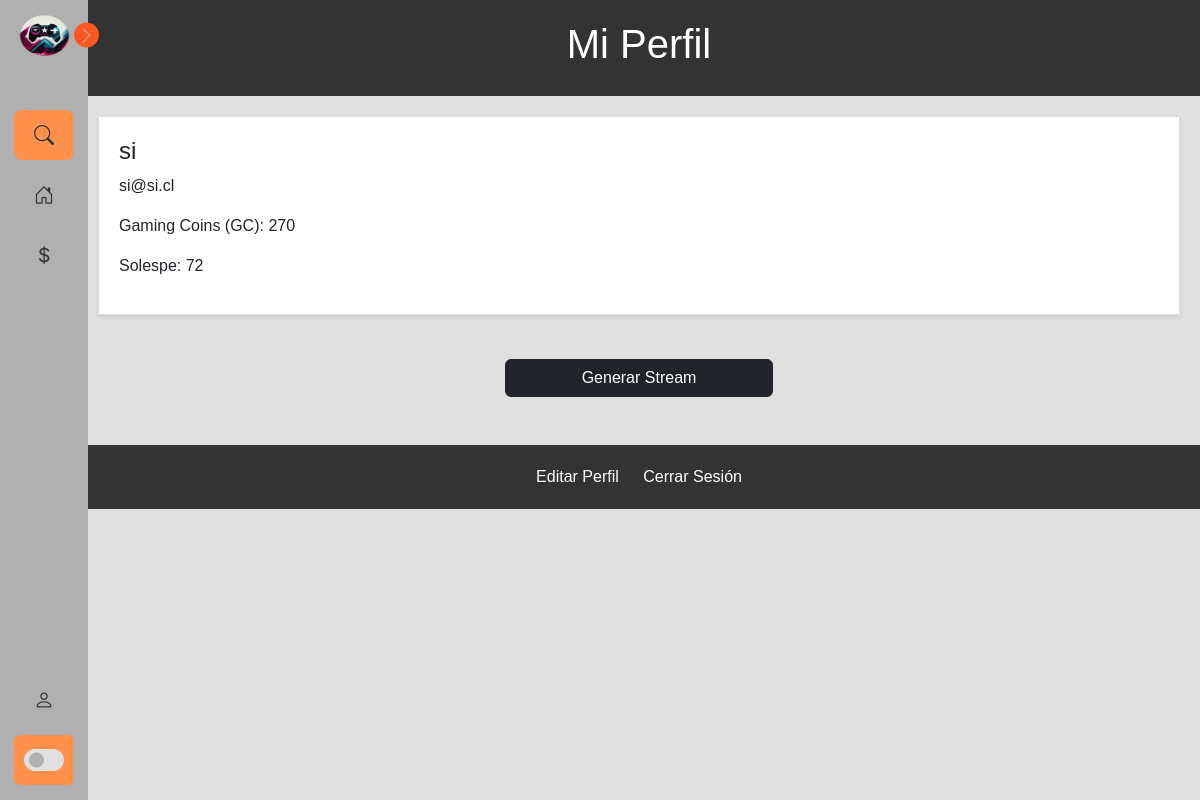
/perfil (signed in), run on an earlier commit of the app's database.
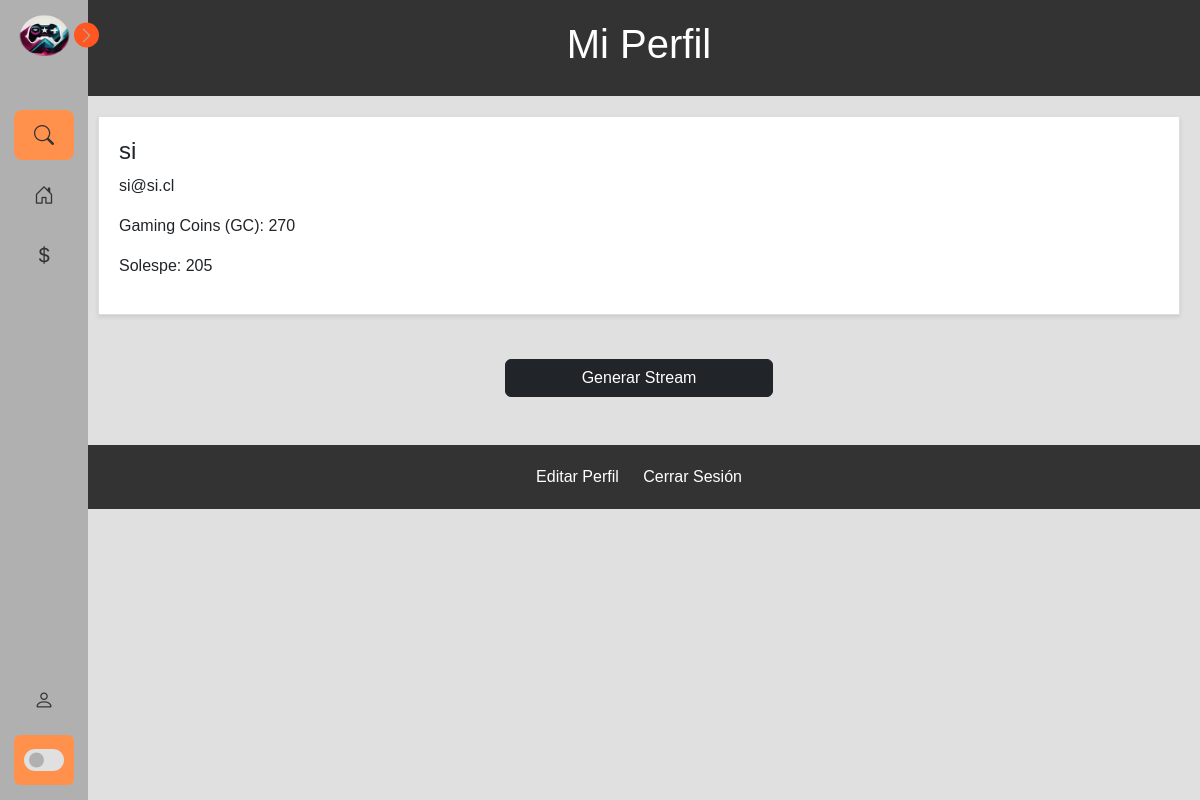
And on a later commit of the database.
### app/tvapp/models.py (models this page shows, shortened)
class Puntos(models.Model):
    usuario = models.OneToOneField(User, on_delete=models.CASCADE)
    puntos = models.IntegerField(default=0)

class Solespe(models.Model):
    usuario = models.OneToOneField(User, on_delete=models.CASCADE)
    cantidadSolespe = models.IntegerField(default=0)

### app/tvapp/views.py (the view)
# urls.py: path('perfil', views.perfil, name='perfil'),
@login_required
def perfil(request):
    if request.method == 'POST' and 'logout' in request.POST:
        logout(request)
        return redirect('inicio')  # Redirige al usuario a la página de inicio.
    usuario_actual = request.user
    username = usuario_actual.username
    email = usuario_actual.email
    puntos_usuario = Puntos.objects.get(usuario=request.user)
    solespe_usuario, creado = Solespe.objects.get_or_create(usuario=request.user)
    return render(request, 'perfil.html', {'puntos_usuario': puntos_usuario, 'solespe_usuario': solespe_usuario})

### app/tvapp/templates/perfil.html (shortened to what this page needs)
{% extends 'baseInicio.html' %}
{% load static %}
{% block head %}
<link rel="stylesheet" type="text/css" href="{% static 'css/StylePerfil.css' %}">
{% endblock %}
{% block content %}
<header class="headerPerfil">
    <h1>Mi Perfil</h1>
</header>
<div class="profile">
    <div class="user-info">
        <h2>{{ user.username }}</h2>
        <p>{{ user.email }}</p>
        <p>Gaming Coins (GC): {{ puntos_usuario.puntos }}</p>
        <p>Solespe: {{ solespe_usuario.cantidadSolespe }}</p>
    </div>
</div>
<div class="container mb-5">
    <div class="row justify-content-center mt-3">
        <div class="col-md-6">
            <div class="d-grid gap-2 col-6 mx-auto">
                <a class="btn btn-dark" href="formuSala">Generar Stream</a>
            </div>
        </div>
    </div>
</div>
<footer>
    <footer>
        <a class="botones" href="{% url 'editar_perfil' %}">Editar Perfil</a>
        <a class="botones" href="{% url 'logout' %}">Cerrar Sesión</a>
    </footer>
</footer>
{% endblock %}

### app/tvapp/templates/baseInicio.html (shortened to what this page needs)
{% load static %}
<!DOCTYPE html>
<html lang="es">
<head>
  <link href="https://cdn.jsdelivr.net/npm/bootstrap@5.3.0-alpha3/dist/css/bootstrap.min.css" rel="stylesheet"
>
  <link rel="stylesheet" href="https://cdn.jsdelivr.net/npm/bootstrap-icons@1.10.5/font/bootstrap-icons.css">
  <link href='https://unpkg.com/boxicons@2.1.4/css/boxicons.min.css' rel='stylesheet'>
  <link rel="stylesheet" type="text/css" href="{% static 'css/StyleNavbar.css' %}">
  {% block head %}
  {% endblock %}
</head>
<body>
  <nav class="sidebar close">
    <header>
        <div class="image-text">
            <span class="image">
                <img id="plant" src="{% static 'img/logo.png' %}" alt="">
            </span>
        </div>
<i class="bi bi-chevron-right toggle"></i>
    </header>
    <div class="menu-bar">
        <div class="menu">
            <li class="search-box">
                <i id="icon" class="bi bi-search"></i>
            </li>
                <li class="nav-link">
                    <a class="" href="{% url 'inicio' %}">
                        <i id="icon" class="bi bi-house-door"></i>
                    </a>
                </li>
                {% if user.is_authenticated %}
                <li class="nav-link">
                  <a class="" href="{% url 'comprar_solespe' %}">
                      <i id="icon" class="bi bi-currency-dollar"></i>
                  </a>
              </li>
              {% endif %}
        </div>
        <div class="bottom-content">
          <li class="">
              {% if user.is_authenticated %}
                <a href="{% url 'perfil' %}">
                  <i id="icon" class="bi bi-person"></i>
                </a>
              {% else %}
                  <a href="{% url 'login_registro' %}">
                      <i id="icon" class="bi bi-person"></i>
                      <span class="text nav-text">Inicio Sesión</span>
                  </a>
              {% endif %}
          </li>
            <li class="mode">
                <div class="toggle-switch">
                    <span class="switch"></span>
                </div>
            </li>
        </div>
    </div>
  </nav>
  <section class="home">
    {% block content %}
    {% endblock %}
  </section>
</body>
</html>

### app/tvapp/static/css/styleNavbar.css (style rules this page uses)
:root { --body-color: #e0e0e0; --sidebar-color: #b0b0b0; --primary-color: #ff5722; --primary-color-light: #ff914d; --toggle-color: #e0e0e0; --text-color: #333333; --tran-03: all 0.2s ease; --tran-03: all 0.3s ease; --tran-04: all 0.3s ease; --tran-05: all 0.3s ease; }
body { min-height: 100vh; background-color: var(--body-color); transition: var(--tran-05); }
.sidebar { position: fixed; top: 0; left: 0; height: 100%; width: 250px; padding: 10px 14px; background: var(--sidebar-color); transition: var(--tran-05); z-index: 100; }
.sidebar.close { width: 88px; }
.sidebar li { height: 50px; list-style: none; display: flex; align-items: center; margin-top: 10px; }
.sidebar header .image, .sidebar #icon { min-width: 60px; border-radius: 6px; }
.sidebar #icon { min-width: 60px; border-radius: 6px; height: 100%; display: flex; align-items: center; justify-content: center; font-size: 20px; }
.sidebar .text, .sidebar #icon { color: var(--text-color); transition: var(--tran-03); }
.sidebar { font-size: 17px; font-weight: 500; white-space: nowrap; opacity: 1; }
.sidebar header { position: relative; }
.sidebar header .image-text { display: flex; align-items: center; }
.sidebar header .image { display: flex; align-items: center; justify-content: center; }
.sidebar header .image img { width: 40px; border-radius: 6px; }
.sidebar header .toggle { position: absolute; top: 50%; right: -25px; transform: translateY(-50%) rotate(180deg); height: 25px; width: 25px; background-color: var(--primary-color); color: var(--sidebar-color); border-radius: 50%; display: flex; align-items: center; justify-content: center; size: 22px; cursor: pointer; transition: var(--tran-05); }
.sidebar .toggle { height: 25px; width: 25px; }
.sidebar.close .toggle { transform: translateY(-50%) rotate(0deg); }
.sidebar .menu { margin-top: 40px; }
.sidebar li.search-box { border-radius: 8px; background-color: var(--primary-color-light); cursor: pointer; transition: var(--tran-05); }
.sidebar li a { list-style: none; height: 100%; background-color: transparent; display: flex; align-items: center; height: 100%; width: 100%; border-radius: 6px; text-decoration: none; transition: var(--tran-03); }
.sidebar .menu-bar { height: calc(100% - 55px); display: flex; flex-direction: column; justify-content: space-between; overflow-y: scroll; }
.sidebar .menu-bar .mode { border-radius: 6px; background-color: var(--primary-color-light); position: relative; transition: var(--tran-05); }
.menu-bar .bottom-content .toggle-switch { position: absolute; right: 0; height: 100%; min-width: 60px; display: flex; align-items: center; justify-content: center; border-radius: 6px; cursor: pointer; }
.toggle-switch .switch { position: relative; height: 22px; width: 40px; border-radius: 25px; background-color: var(--toggle-color); transition: var(--tran-05); }
.switch::before { content: ''; position: absolute; height: 15px; width: 15px; border-radius: 50%; top: 50%; left: 5px; transform: translateY(-50%); background-color: var(--sidebar-color); transition: var(--tran-04); }
.home { position: absolute; top: 0; top: 0; left: 250px; height: 100vh; width: calc(100% - 250px); background-color: var(--body-color); transition: var(--tran-05); }
.sidebar.close ~ .home { left: 78px; height: 100vh; width: calc(100% - 78px); }
#plant { height: 50px; width: 60px; }

### app/tvapp/static/css/stylePerfil.css (style rules this page uses)
body { font-family: Arial, sans-serif; background-color: #f2f2f2; margin: 0; padding: 0; }
.headerPerfil { background-color: #333; color: #fff; text-align: center; padding: 20px 0; }
.profile { background-color: #fff; border: 1px solid #ddd; padding: 20px; margin: 20px; box-shadow: 0 2px 4px rgba(0, 0, 0, 0.1); display: flex; align-items: center; }
.user-info h2 { font-size: 24px; }
footer { background-color: #333; color: #fff; text-align: center; padding: 10px 0; }
.botones { color: #fff; text-decoration: none; margin: 0 10px; }

What changed in the data, as far as the page shows it:
changed Solespe: cantidadSolespe "72" → "205"
